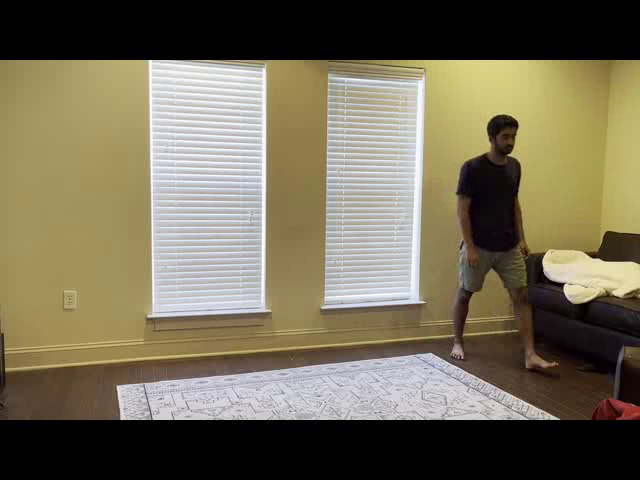
#> input picture frame 11 of image_examples/short.avi, 640 x 480 px
$ python test.py   (older library calls are emulated)
#> lines starting #> are read from the running program, lines starting #| are printed output that depends on the picture; after the words box and inside, x2 and y2 are one past the last pixel; in counts of white or black regions, pixels touching at a corner belong together
import cv2
import numpy as np
import time
import sys

# Create our body classifier
body_classifier = cv2.CascadeClassifier('Haarcascades\haarcascade_fullbody.xml')

# Initiate video capture for video file
cap = cv2.VideoCapture('image_examples/short.avi')
height = cap.get(cv2.CAP_PROP_FRAME_HEIGHT)
width = cap.get(cv2.CAP_PROP_FRAME_WIDTH)
# Loop once video is successfully loaded


# Find OpenCV version
(major_ver, minor_ver, subminor_ver) = (cv2.__version__).split('.')

if int(major_ver)  < 3 :
    fps = cap.get(cv2.cv.CV_CAP_PROP_FPS)
else :
    fps = cap.get(cv2.CAP_PROP_FPS)

frame_num = 0
while cap.isOpened():
    frame_num = frame_num + 1
    # Read first frame
    ret, frame = cap.read()
#> frame is the input picture: shape (480, 640, 3); mean B, G, R 87.1, 108.7, 116.6
    #frame = cv2.resize(frame, None,fx=0.5, fy=0.5, interpolation = cv2.INTER_LINEAR)
    try:
        gray = cv2.cvtColor(frame, cv2.COLOR_BGR2GRAY)
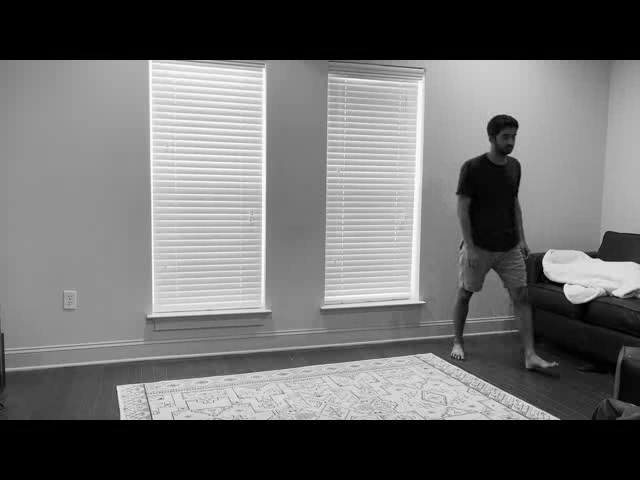
#> gray: shape (480, 640); min 0, max 255, mean 108.6
    except:
        break
    # Pass frame to our body classifier
    bodies = body_classifier.detectMultiScale(gray, 1.2, 3)
#> bodies = ()

    # Extract bounding boxes for any bodies identified
    for (x,y,w,h) in bodies:
        cv2.rectangle(frame, (x, y), (x+w, y+h), (0, 255, 255), 2)
        print('Pedestrians at {} seconds'.format(frame_num/fps))
#> this loop made 0 passes
    cv2.imshow('Pedestrians', frame)

    if cv2.waitKey(1) == 13: #13 is the Enter Key
#> (key Esc is pressed here)
        break


cap.release()
cv2.destroyAllWindows()

$ run again, starting later in the video
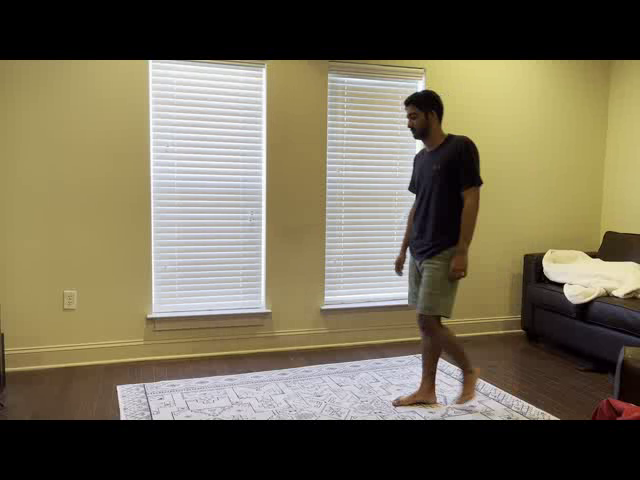
#> input picture frame 53 of image_examples/short.avi, 640 x 480 px
#> frame is the input picture: shape (480, 640, 3); mean B, G, R 85, 107.1, 115.2
#> `gray = cv2.cvtColor(frame, cv2.COLOR_BGR2GRAY)`:
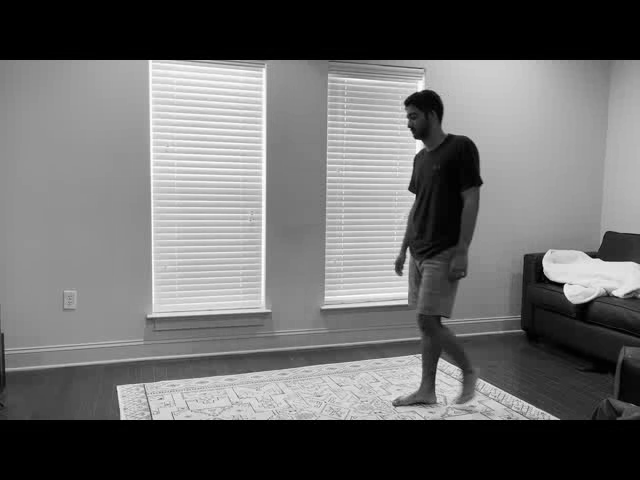
#> gray: shape (480, 640); min 0, max 255, mean 107
#> bodies = ()

$ run again, starting later in the video
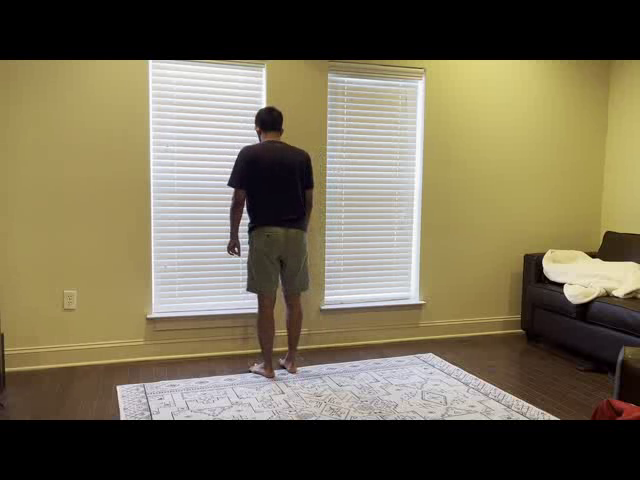
#> input picture frame 94 of image_examples/short.avi, 640 x 480 px
#> frame is the input picture: shape (480, 640, 3); mean B, G, R 83.2, 107.1, 116
#> `gray = cv2.cvtColor(frame, cv2.COLOR_BGR2GRAY)`:
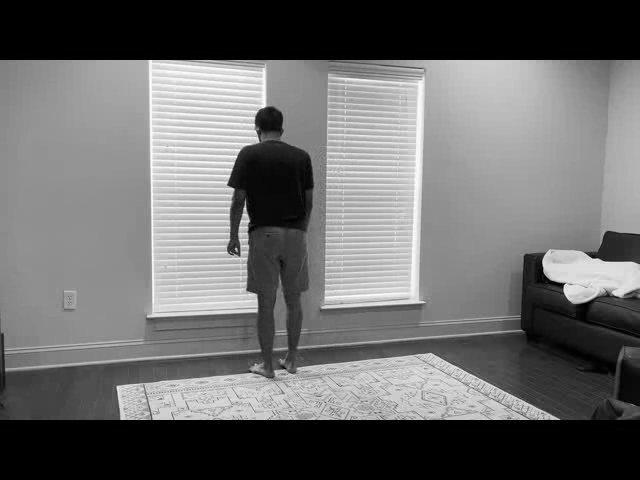
#> gray: shape (480, 640); min 0, max 255, mean 107
#> bodies = [[194, 78, 155, 310]]
#> the loop `for (x,y,w,h) in bodies:` made 1 pass
#> (printed output is left out)
#> after the loop `for (x,y,w,h) in bodies:`:
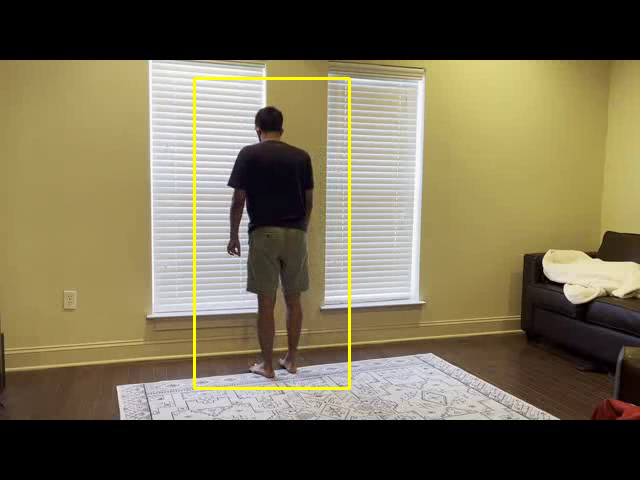
#> frame: shape (480, 640, 3); 0.91% of pixels changed, all inside (x1, y1, x2, y2) = (193, 77, 351, 390)
